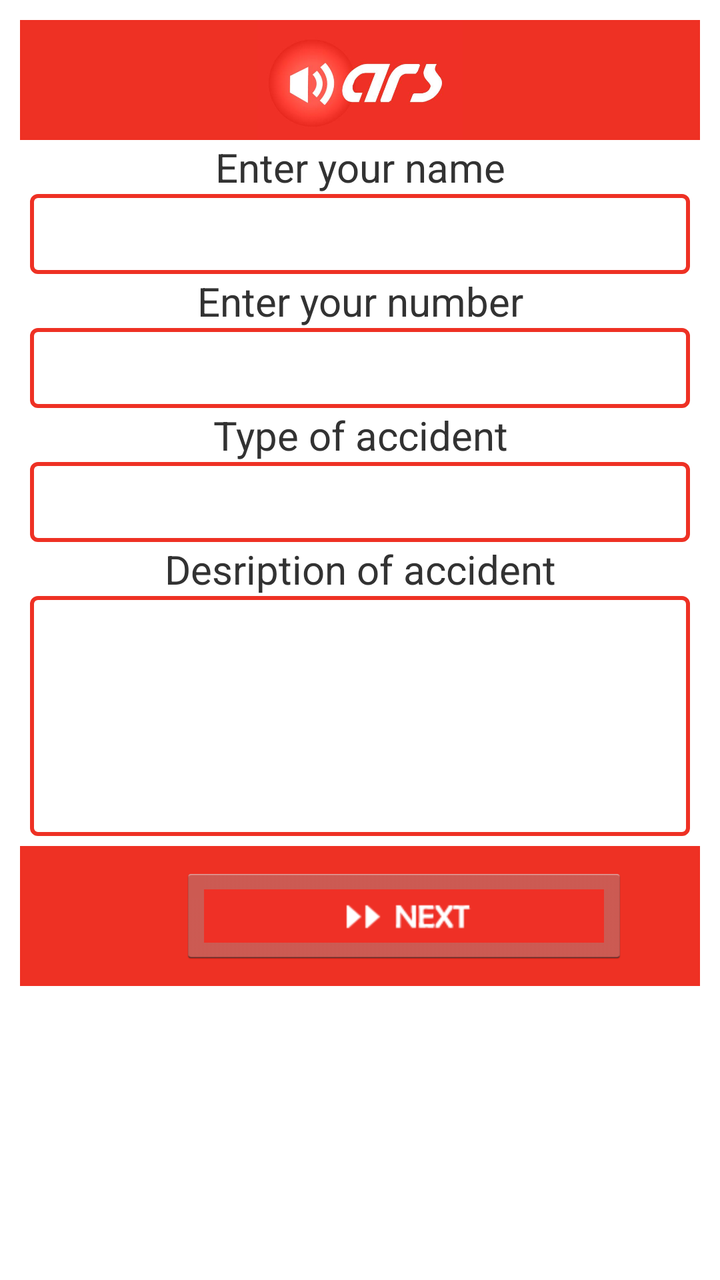
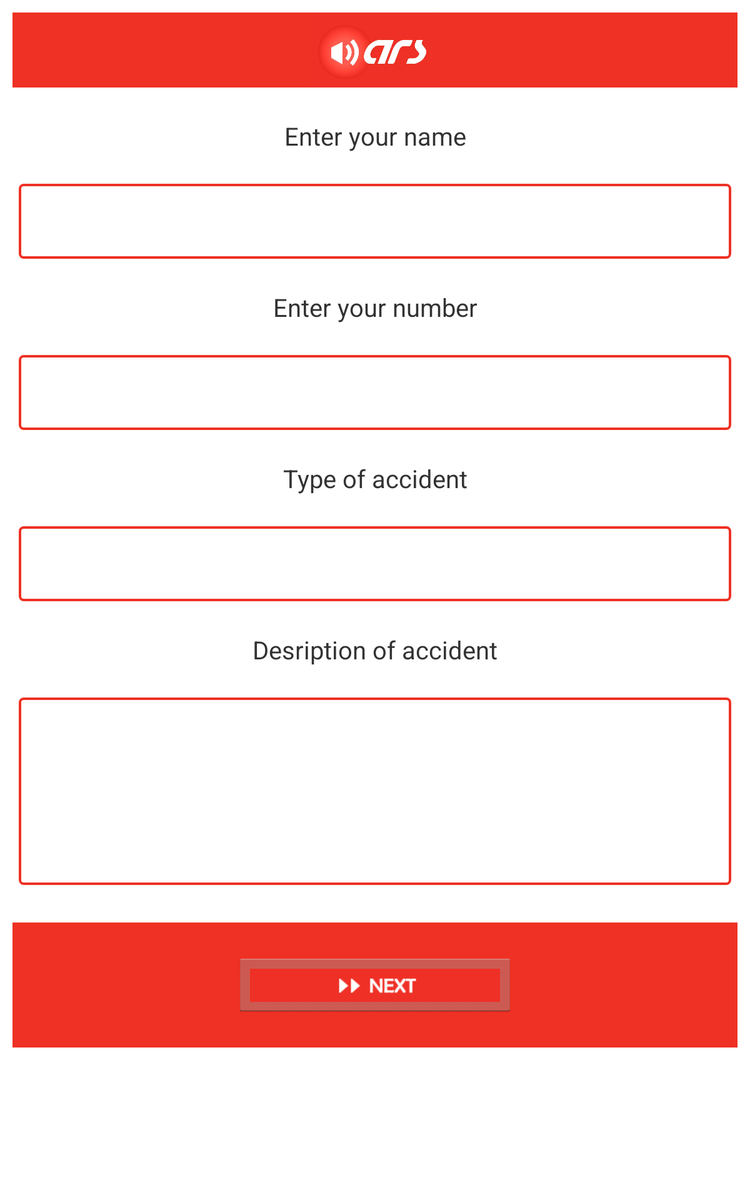

Compare how this app lays out the same screen by default and in its alternative resource folder. The renders come first, then the two layout files and the values they reference.
<!-- AndroidManifest.xml: application theme CustomActionBarTheme -->
<!-- res/layout/ars_form.xml -->
<?xml version="1.0" encoding="utf-8"?>
<LinearLayout xmlns:android="http://schemas.android.com/apk/res/android"
    style="@style/Container" >

    <LinearLayout
        android:layout_width="match_parent"
        android:layout_height="60dp"
        android:background="@color/appThemeColor"
        android:orientation="vertical" >

        <ImageView
            android:id="@+id/imageView1"
            android:layout_width="wrap_content"
            android:layout_height="wrap_content"
            android:contentDescription="@string/logo"
            android:src="@drawable/logo_ars" />
    </LinearLayout>

    <TextView
        android:id="@+id/nameTv"
        android:layout_width="match_parent"
        android:layout_height="wrap_content"
        android:paddingLeft="5dp"
        android:paddingRight="5dp"
        android:text="@string/nameTv"
        android:textAlignment="center"
        android:textSize="20sp" />

    <EditText
        android:id="@+id/nameEt"
        android:layout_width="match_parent"
        android:layout_height="40dp"
        android:layout_marginLeft="5dp"
        android:layout_marginRight="5dp"
        android:background="@drawable/round"
        android:ems="10"
        android:padding="5dp" >
    </EditText>

    <TextView
        android:id="@+id/numberTv"
        android:layout_width="match_parent"
        android:layout_height="wrap_content"
        android:paddingLeft="5dp"
        android:paddingRight="5dp"
        android:text="Enter your number"
        android:textAlignment="center"
        android:textSize="20sp" />

    <EditText
        android:id="@+id/numberEt"
        android:layout_width="match_parent"
        android:layout_height="40dp"
        android:layout_marginLeft="5dp"
        android:layout_marginRight="5dp"
        android:background="@drawable/round"
        android:ems="10"
        android:inputType="number"
        android:padding="5dp" >
    </EditText>

    <TextView
        android:id="@+id/accidentTv"
        android:layout_width="match_parent"
        android:layout_height="wrap_content"
        android:paddingLeft="5dp"
        android:paddingRight="5dp"
        android:text="@string/accidentTypeTv"
        android:textAlignment="center"
        android:textSize="20sp" />

    <EditText
        android:id="@+id/accidentEt"
        android:layout_width="match_parent"
        android:layout_height="40dp"
        android:layout_marginLeft="5dp"
        android:layout_marginRight="5dp"
        android:background="@drawable/round"
        android:ems="10"
        android:padding="5dp" >
    </EditText>

    <TextView
        android:id="@+id/accidentDescTv"
        android:layout_width="match_parent"
        android:layout_height="wrap_content"
        android:paddingLeft="5dp"
        android:paddingRight="5dp"
        android:text="@string/accidentDesc"
        android:textAlignment="center"
        android:textSize="20sp" />

    <EditText
        android:id="@+id/accidentDescEt"
        android:layout_width="match_parent"
        android:layout_height="120dp"
        android:layout_marginLeft="5dp"
        android:layout_marginRight="5dp"
        android:background="@drawable/round"
        android:ems="10"
        android:padding="5dp"
        android:scrollbars="vertical" >
    </EditText>

    <LinearLayout
        android:layout_width="match_parent"
        android:layout_height="70dp"
        android:layout_marginTop="5dp"
        android:background="@color/appThemeColor" >

        <ImageButton
            android:id="@+id/imageButton1"
            android:layout_width="wrap_content"
            android:layout_height="50dp"
            android:layout_marginLeft="80dp"
            android:layout_marginTop="10dp"
            android:contentDescription="@string/nextBtn"
            android:src="@drawable/next_button" />
    </LinearLayout>

</LinearLayout>
<!-- resources referenced by this layout -->
<resources>
  <color name="appThemeColor">#ee3124</color>
  <!-- drawable logo_ars: jpg bitmap (drawable-hdpi, 11893 bytes) -->
  <!-- drawable next_button: png bitmap (drawable-hdpi, 4229 bytes) -->
  <!-- drawable round (drawable-hdpi) -->
  <?xml version="1.0" encoding="utf-8"?>
  
  <shape xmlns:android="http://schemas.android.com/apk/res/android"
      android:shape="rectangle" >
  
      <corners android:radius="3dp" >
      </corners>
  
      <solid android:color="#FFFFFF" >
      </solid>
  
      
      <stroke
          android:width="2dp"
          android:color="#ee3124" />
  
  </shape>
  <string name="accidentDesc">Desription of accident</string>
  <string name="accidentTypeTv">Type of accident</string>
  <string name="logo">Form page logo</string>
  <string name="nameTv">Enter your name</string>
  <string name="nextBtn">next page button</string>
  <!-- from res/values-v14/ -->
  <style name="Container">
          <item name="android:layout_width">match_parent</item>
          <item name="android:layout_height">match_parent</item>
          <item name="android:orientation">vertical</item>
          <item name="android:layout_margin">5dp</item>
          <item name="android:padding">10dp</item>
      </style>
  <style name="CustomActionBarTheme" parent="@android:style/Theme.Holo.Light.DarkActionBar">
          <item name="android:actionBarStyle">@style/MyActionBar</item>
      </style>
  <style name="MyActionBar" parent="@android:style/Widget.Holo.Light.ActionBar.Solid.Inverse">
          <item name="android:background">#ee3124</item>
      </style>
</resources>
<!-- res/layout-large/ars_form.xml (the repository's variant of the layout above) -->
<!-- drawn on a 7-inch tablet held upright -->
<?xml version="1.0" encoding="utf-8"?>
<LinearLayout xmlns:android="http://schemas.android.com/apk/res/android"
    android:layout_width="match_parent"
    android:layout_height="match_parent"
    android:orientation="vertical" 
    android:padding="10dp"
    >

    <LinearLayout
        android:layout_width="match_parent"
        android:layout_height="60dp"
        android:background="@color/appThemeColor"
        android:orientation="vertical" >

        <ImageView
            android:id="@+id/imageView1"
            android:layout_width="wrap_content"
            android:layout_height="wrap_content"
            android:layout_gravity="center"
            android:contentDescription="@string/logo"
            android:src="@drawable/logo_ars" />
    </LinearLayout>

    <TextView
        android:id="@+id/nameTv"
        android:layout_width="match_parent"
        android:layout_height="wrap_content"
        android:layout_marginTop="25dp"
        android:paddingLeft="15dp"
        android:paddingRight="15dp"
        android:text="@string/nameTv"
        android:textAlignment="center"
        android:textSize="20sp" />

    <EditText
        android:id="@+id/nameEt"
        android:layout_width="match_parent"
        android:layout_height="60dp"
        android:layout_marginLeft="5dp"
        android:layout_marginRight="5dp"
        android:layout_marginTop="25dp"
        android:background="@drawable/round"
        android:ems="10"
        android:padding="10dp" >
    </EditText>

    <TextView
        android:id="@+id/numberTv"
        android:layout_width="match_parent"
        android:layout_height="wrap_content"
        android:layout_marginTop="25dp"
        android:paddingLeft="15dp"
        android:paddingRight="15dp"
        android:text="Enter your number"
        android:textAlignment="center"
        android:textSize="20sp" />

    <EditText
        android:id="@+id/numberEt"
        android:layout_width="match_parent"
        android:layout_height="60dp"
        android:layout_marginLeft="5dp"
        android:layout_marginRight="5dp"
        android:layout_marginTop="25dp"
        android:background="@drawable/round"
        android:ems="10"
        android:inputType="number"
        android:padding="10dp" >
    </EditText>

    <TextView
        android:id="@+id/accidentTv"
        android:layout_width="match_parent"
        android:layout_height="wrap_content"
        android:layout_marginTop="25dp"
        android:paddingLeft="15dp"
        android:paddingRight="15dp"
        android:text="@string/accidentTypeTv"
        android:textAlignment="center"
        android:textSize="20sp" />

    <EditText
        android:id="@+id/accidentEt"
        android:layout_width="match_parent"
        android:layout_height="60dp"
        android:layout_marginLeft="5dp"
        android:layout_marginRight="5dp"
        android:layout_marginTop="25dp"
        android:background="@drawable/round"
        android:ems="10"
        android:padding="10dp" >
    </EditText>

    <TextView
        android:id="@+id/accidentDescTv"
        android:layout_width="match_parent"
        android:layout_height="wrap_content"
        android:layout_marginTop="25dp"
        android:paddingLeft="15dp"
        android:paddingRight="15dp"
        android:text="@string/accidentDesc"
        android:textAlignment="center"
        android:textSize="20sp" />

    <EditText
        android:id="@+id/accidentDescEt"
        android:layout_width="match_parent"
        android:layout_height="150dp"
        android:layout_marginLeft="5dp"
        android:layout_marginRight="5dp"
        android:layout_marginTop="25dp"
        android:background="@drawable/round"
        android:ems="10"
        android:padding="10dp"
        android:scrollbars="vertical" >
    </EditText>

    <LinearLayout
        android:layout_width="match_parent"
        android:layout_height="100dp"
        android:layout_marginTop="30dp"
        android:background="@color/appThemeColor"
        android:gravity="center_horizontal" >

        <ImageButton
            android:id="@+id/imageButton1"
            android:layout_width="wrap_content"
            android:layout_height="50dp"
            android:layout_gravity="center"
            android:contentDescription="@string/nextBtn"
            android:src="@drawable/next_button" />
    </LinearLayout>

</LinearLayout>
<!-- resources referenced by the variant -->
<!-- as a 7-inch tablet held upright resolves them -->
<resources>
  <color name="appThemeColor">#ee3124</color>
  <!-- drawable logo_ars: jpg bitmap (drawable-hdpi, 11893 bytes) -->
  <!-- drawable next_button: png bitmap (drawable-hdpi, 4229 bytes) -->
  <!-- drawable round (drawable-hdpi) -->
  <?xml version="1.0" encoding="utf-8"?>
  
  <shape xmlns:android="http://schemas.android.com/apk/res/android"
      android:shape="rectangle" >
  
      <corners android:radius="3dp" >
      </corners>
  
      <solid android:color="#FFFFFF" >
      </solid>
  
      
      <stroke
          android:width="2dp"
          android:color="#ee3124" />
  
  </shape>
  <string name="accidentDesc">Desription of accident</string>
  <string name="accidentTypeTv">Type of accident</string>
  <string name="logo">Form page logo</string>
  <string name="nameTv">Enter your name</string>
  <string name="nextBtn">next page button</string>
  <style name="CustomActionBarTheme" parent="@android:style/Theme.Holo.Light.DarkActionBar">
          <item name="android:actionBarStyle">@style/MyActionBar</item>
      </style>
  <style name="MyActionBar" parent="@android:style/Widget.Holo.Light.ActionBar.Solid.Inverse">
          <item name="android:background">#ee3124</item>
      </style>
</resources>
